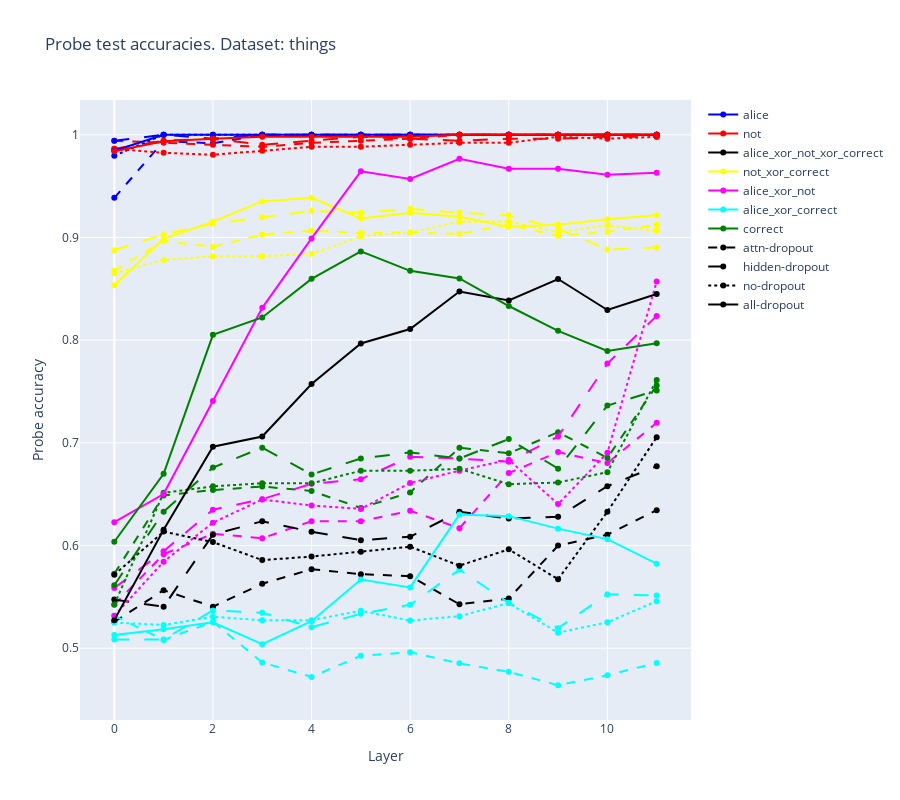
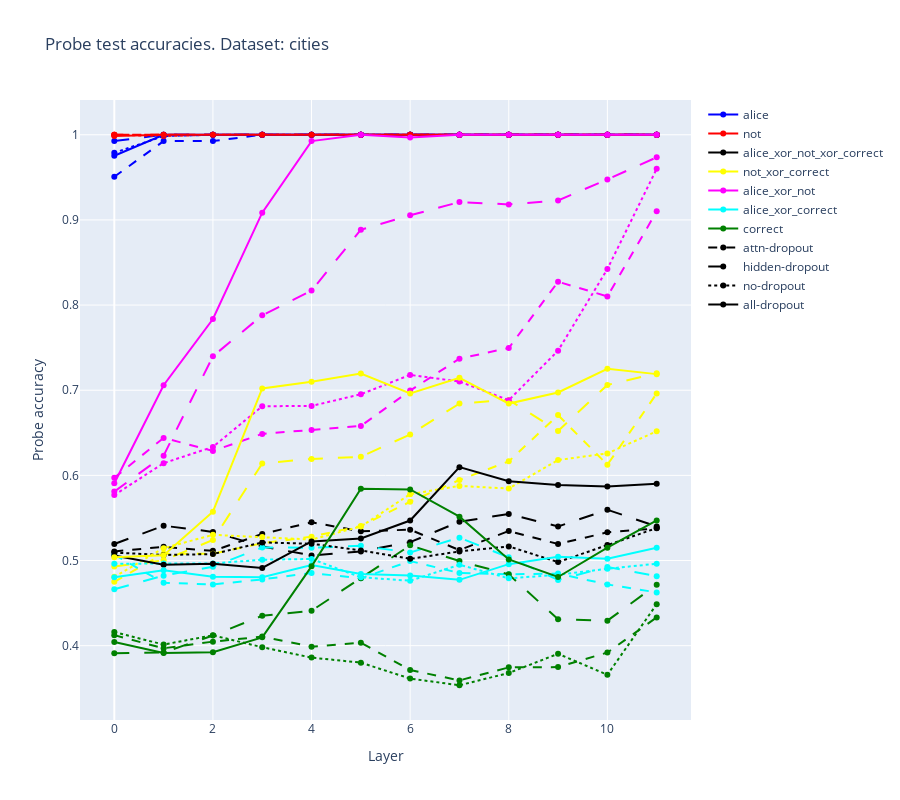
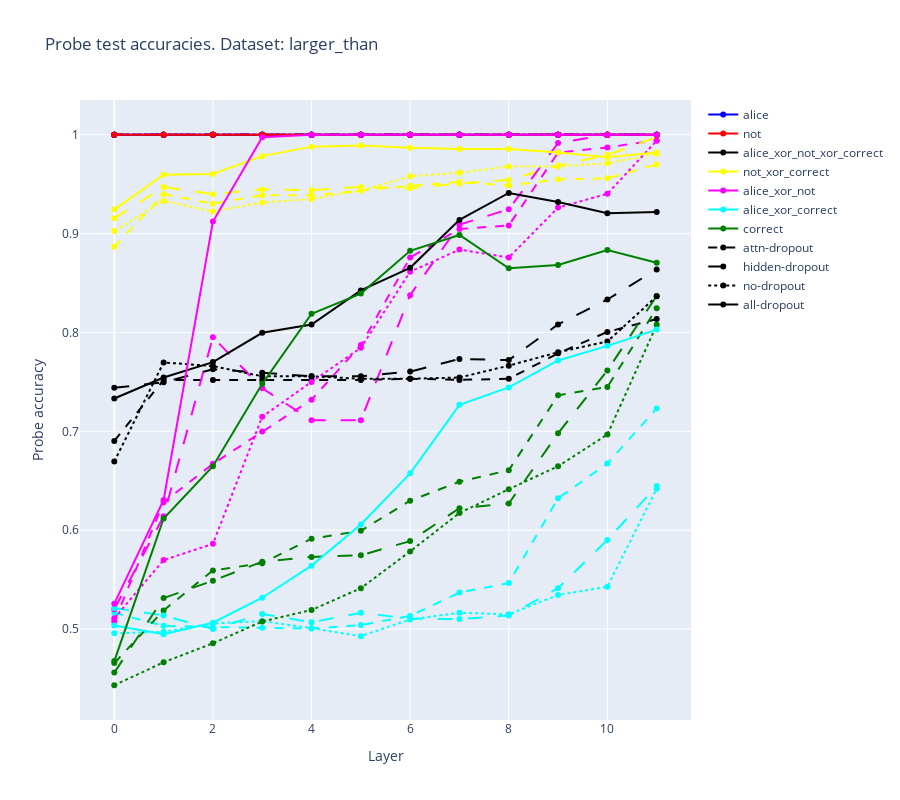

These figures' notebook cell, in order:
### Code cell
sentence_datasets = { dataset_name: load_sentence_dataset(dataset_name)
                      for dataset_name in ["things", "cities", "larger_than"] }

for sentence_dataset_name, sentence_dataset in sentence_datasets.items():
    train_split_size = int(0.8 * len(sentence_dataset))
    test_split_size = len(sentence_dataset) - train_split_size
    train_test_split_sizes = [train_split_size, test_split_size]

    print()
    print("collecting activations")
    train_activations_datasets = dict()
    test_activations_datasets = dict()
    for model_type in models.keys():
        train_activations_datasets[model_type], test_activations_datasets[model_type] = \
            make_activations_dataset(models[model_type], sentence_dataset, split=train_test_split_sizes, tqdm_desc=model_type)

    print()
    print("training probes")
    probes = { model_type: train_probes(train_activations_datasets[model_type], tqdm_desc=model_type)
               for model_type in models.keys() }

    print()
    print("testing probes")
    probe_test_accuracies = { model_type: test_probes( probes[model_type],
                                                       test_activations_datasets[model_type],
                                                       tqdm_desc=model_type )["accuracies"]
                              for model_type in models.keys() }

    plot_probes_accuracies(probe_test_accuracies, title=f"Probe test accuracies. Dataset: {sentence_dataset_name}")

### Figure 1 — Plotly figure (JSON) as saved in the notebook; plotly's stock layout.template omitted (floating-point values rounded to 4 significant figures)
{"data": [{"line": {"color": "blue", "dash": "dash"}, "showlegend": false, "type": "scatter", "y": [0.9386, 0.9937, 0.9917, 1, 1, 1, 1, 1, 1, 1, 1, 1]}, {"line": {"color": "red", "dash": "dash"}, "showlegend": false, "type": "scatter", "y": [0.9941, 0.9922, 0.9902, 0.9883, 0.9922, 0.9941, 0.9961, 1, 1, 1, 1, 1]}, {"line": {"color": "black", "dash": "dash"}, "showlegend": false, "type": "scatter", "y": [0.5257, 0.5565, 0.5404, 0.5628, 0.5769, 0.5721, 0.5702, 0.5428, 0.5484, 0.5999, 0.6106, 0.6345]}, {"line": {"color": "yellow", "dash": "dash"}, "showlegend": false, "type": "scatter", "y": [0.8675, 0.8966, 0.8908, 0.9029, 0.9064, 0.9044, 0.9049, 0.9035, 0.9123, 0.9016, 0.9055, 0.9123]}, {"line": {"color": "magenta", "dash": "dash"}, "showlegend": false, "type": "scatter", "y": [0.5422, 0.5915, 0.6115, 0.6071, 0.6236, 0.6236, 0.6339, 0.6169, 0.6705, 0.691, 0.6803, 0.7195]}, {"line": {"color": "cyan", "dash": "dash"}, "showlegend": false, "type": "scatter", "y": [0.5317, 0.5081, 0.5257, 0.4862, 0.4721, 0.4926, 0.4961, 0.4853, 0.477, 0.4639, 0.4737, 0.4857]}, {"line": {"color": "green", "dash": "dash"}, "showlegend": false, "type": "scatter", "y": [0.5724, 0.6487, 0.654, 0.6575, 0.6531, 0.6366, 0.6517, 0.6952, 0.6898, 0.7103, 0.6854, 0.7559]}, {"line": {"color": "blue", "dash": "longdash"}, "showlegend": false, "type": "scatter", "y": [0.9941, 1, 0.9961, 1, 1, 1, 1, 1, 1, 1, 1, 1]}, {"line": {"color": "red", "dash": "longdash"}, "showlegend": false, "type": "scatter", "y": [0.9863, 0.9941, 0.9961, 0.9902, 0.9941, 0.998, 0.9961, 0.9941, 0.9961, 0.9961, 0.998, 0.998]}, {"line": {"color": "black", "dash": "longdash"}, "showlegend": false, "type": "scatter", "y": [0.5473, 0.5404, 0.6106, 0.6236, 0.6134, 0.6052, 0.6086, 0.633, 0.6262, 0.628, 0.6578, 0.6773]}, {"line": {"color": "yellow", "dash": "longdash"}, "showlegend": false, "type": "scatter", "y": [0.8875, 0.9031, 0.9133, 0.9196, 0.9259, 0.924, 0.9279, 0.924, 0.9216, 0.9084, 0.8884, 0.8903]}, {"line": {"color": "magenta", "dash": "longdash"}, "showlegend": false, "type": "scatter", "y": [0.5586, 0.5944, 0.6349, 0.6451, 0.6602, 0.6645, 0.6864, 0.6846, 0.6816, 0.7061, 0.7772, 0.8236]}, {"line": {"color": "cyan", "dash": "longdash"}, "showlegend": false, "type": "scatter", "y": [0.5086, 0.5086, 0.5368, 0.5346, 0.5204, 0.5335, 0.5424, 0.5765, 0.5442, 0.5195, 0.5526, 0.5514]}, {"line": {"color": "green", "dash": "longdash"}, "showlegend": false, "type": "scatter", "y": [0.5613, 0.633, 0.6759, 0.6953, 0.6692, 0.6848, 0.6907, 0.6848, 0.7037, 0.6749, 0.7363, 0.7511]}, {"line": {"color": "blue", "dash": "dot"}, "showlegend": false, "type": "scatter", "y": [0.9796, 1, 1, 1, 1, 1, 1, 1, 1, 1, 1, 1]}, {"line": {"color": "red", "dash": "dot"}, "showlegend": false, "type": "scatter", "y": [0.9863, 0.9824, 0.9805, 0.9844, 0.9883, 0.9883, 0.9902, 0.9922, 0.9922, 0.998, 0.9961, 0.998]}, {"line": {"color": "black", "dash": "dot"}, "showlegend": false, "type": "scatter", "y": [0.5715, 0.6136, 0.6034, 0.5858, 0.5892, 0.5941, 0.5989, 0.5804, 0.5963, 0.5672, 0.633, 0.7055]}, {"line": {"color": "yellow", "dash": "dot"}, "showlegend": false, "type": "scatter", "y": [0.8651, 0.8782, 0.8816, 0.8816, 0.884, 0.9011, 0.905, 0.9153, 0.9157, 0.905, 0.9118, 0.9064]}, {"line": {"color": "magenta", "dash": "dot"}, "showlegend": false, "type": "scatter", "y": [0.5316, 0.5843, 0.6223, 0.6448, 0.639, 0.6357, 0.6609, 0.6729, 0.6836, 0.6403, 0.6904, 0.8571]}, {"line": {"color": "cyan", "dash": "dot"}, "showlegend": false, "type": "scatter", "y": [0.5249, 0.5227, 0.5306, 0.5272, 0.5272, 0.5365, 0.5269, 0.5312, 0.5439, 0.5152, 0.5252, 0.5458]}, {"line": {"color": "green", "dash": "dot"}, "showlegend": false, "type": "scatter", "y": [0.5425, 0.6513, 0.6576, 0.6606, 0.6606, 0.6728, 0.6728, 0.6747, 0.6597, 0.6614, 0.6714, 0.7613]}, {"line": {"color": "blue", "dash": "solid"}, "showlegend": false, "type": "scatter", "y": [0.9844, 1, 1, 1, 1, 1, 1, 1, 1, 1, 1, 1]}, {"line": {"color": "red", "dash": "solid"}, "showlegend": false, "type": "scatter", "y": [0.9839, 0.9937, 0.9961, 0.998, 0.998, 0.998, 0.998, 1, 1, 1, 1, 1]}, {"line": {"color": "black", "dash": "solid"}, "showlegend": false, "type": "scatter", "y": [0.5273, 0.6154, 0.6962, 0.7061, 0.7572, 0.7967, 0.8108, 0.8474, 0.8386, 0.8595, 0.8293, 0.845]}, {"line": {"color": "yellow", "dash": "solid"}, "showlegend": false, "type": "scatter", "y": [0.8534, 0.8986, 0.9153, 0.9351, 0.9386, 0.9186, 0.924, 0.9201, 0.9103, 0.9123, 0.9177, 0.9216]}, {"line": {"color": "magenta", "dash": "solid"}, "showlegend": false, "type": "scatter", "y": [0.6227, 0.6501, 0.7407, 0.8314, 0.899, 0.9644, 0.957, 0.9766, 0.9668, 0.9668, 0.9609, 0.9629]}, {"line": {"color": "cyan", "dash": "solid"}, "showlegend": false, "type": "scatter", "y": [0.5128, 0.5185, 0.5252, 0.5039, 0.5263, 0.5669, 0.5592, 0.6301, 0.6286, 0.6164, 0.6062, 0.5823]}, {"line": {"color": "green", "dash": "solid"}, "showlegend": false, "type": "scatter", "y": [0.6037, 0.6699, 0.8051, 0.8221, 0.8597, 0.8864, 0.8675, 0.8601, 0.8332, 0.809, 0.7895, 0.7969]}, {"line": {"color": "blue"}, "name": "alice", "type": "scatter", "y": [null]}, {"line": {"color": "red"}, "name": "not", "type": "scatter", "y": [null]}, {"line": {"color": "black"}, "name": "alice_xor_not_xor_correct", "type": "scatter", "y": [null]}, {"line": {"color": "yellow"}, "name": "not_xor_correct", "type": "scatter", "y": [null]}, {"line": {"color": "magenta"}, "name": "alice_xor_not", "type": "scatter", "y": [null]}, {"line": {"color": "cyan"}, "name": "alice_xor_correct", "type": "scatter", "y": [null]}, {"line": {"color": "green"}, "name": "correct", "type": "scatter", "y": [null]}, {"line": {"color": "black", "dash": "dash"}, "name": "attn-dropout", "type": "scatter", "y": [null]}, {"line": {"color": "black", "dash": "longdash"}, "name": "hidden-dropout", "type": "scatter", "y": [null]}, {"line": {"color": "black", "dash": "dot"}, "name": "no-dropout", "type": "scatter", "y": [null]}, {"line": {"color": "black", "dash": "solid"}, "name": "all-dropout", "type": "scatter", "y": [null]}], "layout": {"height": 800, "title": {"text": "Probe test accuracies. Dataset: things"}, "xaxis": {"title": {"text": "Layer"}}, "yaxis": {"title": {"text": "Probe accuracy"}}}}

### Figure 2 — Plotly figure (JSON) as saved in the notebook; plotly's stock layout.template omitted (floating-point values rounded to 4 significant figures)
{"data": [{"line": {"color": "blue", "dash": "dash"}, "showlegend": false, "type": "scatter", "y": [0.9507, 0.9925, 0.9925, 1, 1, 1, 1, 1, 1, 1, 1, 1]}, {"line": {"color": "red", "dash": "dash"}, "showlegend": false, "type": "scatter", "y": [1, 1, 1, 1, 1, 1, 1, 1, 1, 1, 1, 1]}, {"line": {"color": "black", "dash": "dash"}, "showlegend": false, "type": "scatter", "y": [0.5107, 0.516, 0.5113, 0.5312, 0.5449, 0.5343, 0.5362, 0.5122, 0.5346, 0.5194, 0.5331, 0.5378]}, {"line": {"color": "yellow", "dash": "dash"}, "showlegend": false, "type": "scatter", "y": [0.4749, 0.5081, 0.5081, 0.5202, 0.5281, 0.5406, 0.569, 0.5946, 0.6164, 0.6708, 0.6124, 0.6961]}, {"line": {"color": "magenta", "dash": "dash"}, "showlegend": false, "type": "scatter", "y": [0.5971, 0.644, 0.6287, 0.6487, 0.6534, 0.6581, 0.6996, 0.7371, 0.7496, 0.8274, 0.8102, 0.9101]}, {"line": {"color": "cyan", "dash": "dash"}, "showlegend": false, "type": "scatter", "y": [0.5069, 0.4738, 0.4719, 0.4779, 0.4853, 0.4791, 0.4994, 0.4853, 0.4838, 0.4846, 0.4719, 0.4626]}, {"line": {"color": "green", "dash": "dash"}, "showlegend": false, "type": "scatter", "y": [0.4124, 0.3969, 0.4048, 0.4107, 0.3988, 0.4035, 0.3714, 0.3592, 0.3745, 0.3749, 0.3919, 0.4332]}, {"line": {"color": "blue", "dash": "longdash"}, "showlegend": false, "type": "scatter", "y": [0.9925, 1, 1, 1, 1, 1, 1, 1, 1, 1, 1, 1]}, {"line": {"color": "red", "dash": "longdash"}, "showlegend": false, "type": "scatter", "y": [1, 1, 1, 1, 1, 1, 1, 1, 1, 1, 1, 1]}, {"line": {"color": "black", "dash": "longdash"}, "showlegend": false, "type": "scatter", "y": [0.5194, 0.5409, 0.5336, 0.5166, 0.506, 0.5107, 0.5216, 0.5456, 0.5546, 0.54, 0.5596, 0.54]}, {"line": {"color": "yellow", "dash": "longdash"}, "showlegend": false, "type": "scatter", "y": [0.493, 0.5003, 0.524, 0.614, 0.6194, 0.6218, 0.648, 0.6843, 0.6887, 0.6522, 0.7062, 0.7199]}, {"line": {"color": "magenta", "dash": "longdash"}, "showlegend": false, "type": "scatter", "y": [0.581, 0.6232, 0.7399, 0.788, 0.817, 0.8885, 0.9054, 0.921, 0.9182, 0.9229, 0.9476, 0.9734]}, {"line": {"color": "cyan", "dash": "longdash"}, "showlegend": false, "type": "scatter", "y": [0.4662, 0.4822, 0.4928, 0.5154, 0.515, 0.5173, 0.5094, 0.5268, 0.5037, 0.4772, 0.4925, 0.4815]}, {"line": {"color": "green", "dash": "longdash"}, "showlegend": false, "type": "scatter", "y": [0.391, 0.3921, 0.412, 0.4351, 0.441, 0.4791, 0.5178, 0.4994, 0.4838, 0.431, 0.4294, 0.4716]}, {"line": {"color": "blue", "dash": "dot"}, "showlegend": false, "type": "scatter", "y": [0.9788, 0.9984, 1, 1, 1, 1, 1, 1, 1, 1, 1, 1]}, {"line": {"color": "red", "dash": "dot"}, "showlegend": false, "type": "scatter", "y": [1, 0.9984, 1, 1, 1, 1, 1, 1, 1, 1, 1, 1]}, {"line": {"color": "black", "dash": "dot"}, "showlegend": false, "type": "scatter", "y": [0.5093, 0.5065, 0.5075, 0.5213, 0.5197, 0.5119, 0.502, 0.5107, 0.5166, 0.4982, 0.5181, 0.5381]}, {"line": {"color": "yellow", "dash": "dot"}, "showlegend": false, "type": "scatter", "y": [0.4808, 0.5145, 0.5302, 0.5277, 0.5246, 0.5399, 0.5779, 0.5876, 0.5845, 0.618, 0.6258, 0.6518]}, {"line": {"color": "magenta", "dash": "dot"}, "showlegend": false, "type": "scatter", "y": [0.5768, 0.6143, 0.6334, 0.6812, 0.6815, 0.6952, 0.718, 0.7102, 0.6883, 0.7465, 0.8423, 0.9601]}, {"line": {"color": "cyan", "dash": "dot"}, "showlegend": false, "type": "scatter", "y": [0.4963, 0.4966, 0.4966, 0.501, 0.5018, 0.4803, 0.4763, 0.495, 0.4791, 0.4832, 0.4904, 0.4963]}, {"line": {"color": "green", "dash": "dot"}, "showlegend": false, "type": "scatter", "y": [0.416, 0.4013, 0.4122, 0.3982, 0.386, 0.3801, 0.3613, 0.3535, 0.3679, 0.3905, 0.3658, 0.4487]}, {"line": {"color": "blue", "dash": "solid"}, "showlegend": false, "type": "scatter", "y": [0.9753, 1, 1, 1, 1, 1, 1, 1, 1, 1, 1, 1]}, {"line": {"color": "red", "dash": "solid"}, "showlegend": false, "type": "scatter", "y": [0.9984, 1, 1, 1, 1, 1, 1, 1, 1, 1, 1, 1]}, {"line": {"color": "black", "dash": "solid"}, "showlegend": false, "type": "scatter", "y": [0.506, 0.495, 0.4963, 0.4912, 0.5225, 0.526, 0.5469, 0.6096, 0.5931, 0.5888, 0.5869, 0.59]}, {"line": {"color": "yellow", "dash": "solid"}, "showlegend": false, "type": "scatter", "y": [0.5039, 0.5062, 0.5574, 0.702, 0.7099, 0.7196, 0.6961, 0.7145, 0.6843, 0.6974, 0.7251, 0.7189]}, {"line": {"color": "magenta", "dash": "solid"}, "showlegend": false, "type": "scatter", "y": [0.5907, 0.7058, 0.7836, 0.9085, 0.9925, 1, 0.9969, 1, 1, 1, 1, 1]}, {"line": {"color": "cyan", "dash": "solid"}, "showlegend": false, "type": "scatter", "y": [0.4803, 0.4885, 0.481, 0.4803, 0.4947, 0.4841, 0.4825, 0.4773, 0.4957, 0.5044, 0.5022, 0.515]}, {"line": {"color": "green", "dash": "solid"}, "showlegend": false, "type": "scatter", "y": [0.4044, 0.3914, 0.3923, 0.4098, 0.4931, 0.5843, 0.5834, 0.5515, 0.5013, 0.4806, 0.515, 0.5471]}, {"line": {"color": "blue"}, "name": "alice", "type": "scatter", "y": [null]}, {"line": {"color": "red"}, "name": "not", "type": "scatter", "y": [null]}, {"line": {"color": "black"}, "name": "alice_xor_not_xor_correct", "type": "scatter", "y": [null]}, {"line": {"color": "yellow"}, "name": "not_xor_correct", "type": "scatter", "y": [null]}, {"line": {"color": "magenta"}, "name": "alice_xor_not", "type": "scatter", "y": [null]}, {"line": {"color": "cyan"}, "name": "alice_xor_correct", "type": "scatter", "y": [null]}, {"line": {"color": "green"}, "name": "correct", "type": "scatter", "y": [null]}, {"line": {"color": "black", "dash": "dash"}, "name": "attn-dropout", "type": "scatter", "y": [null]}, {"line": {"color": "black", "dash": "longdash"}, "name": "hidden-dropout", "type": "scatter", "y": [null]}, {"line": {"color": "black", "dash": "dot"}, "name": "no-dropout", "type": "scatter", "y": [null]}, {"line": {"color": "black", "dash": "solid"}, "name": "all-dropout", "type": "scatter", "y": [null]}], "layout": {"height": 800, "title": {"text": "Probe test accuracies. Dataset: cities"}, "xaxis": {"title": {"text": "Layer"}}, "yaxis": {"title": {"text": "Probe accuracy"}}}}

### Figure 3 — Plotly figure (JSON) as saved in the notebook; plotly's stock layout.template omitted (floating-point values rounded to 4 significant figures)
{"data": [{"line": {"color": "blue", "dash": "dash"}, "showlegend": false, "type": "scatter", "y": [1, 1, 1, 1, 1, 1, 1, 1, 1, 1, 1, 1]}, {"line": {"color": "red", "dash": "dash"}, "showlegend": false, "type": "scatter", "y": [1, 1, 1, 1, 1, 1, 1, 1, 1, 1, 1, 1]}, {"line": {"color": "black", "dash": "dash"}, "showlegend": false, "type": "scatter", "y": [0.6903, 0.752, 0.752, 0.752, 0.752, 0.752, 0.7532, 0.752, 0.7532, 0.7788, 0.8005, 0.8137]}, {"line": {"color": "yellow", "dash": "dash"}, "showlegend": false, "type": "scatter", "y": [0.8866, 0.9399, 0.9303, 0.9387, 0.9387, 0.9435, 0.9483, 0.9523, 0.9487, 0.9547, 0.9559, 0.97]}, {"line": {"color": "magenta", "dash": "dash"}, "showlegend": false, "type": "scatter", "y": [0.5076, 0.6282, 0.6671, 0.6999, 0.732, 0.7873, 0.8758, 0.9046, 0.9083, 0.982, 0.9872, 0.9944]}, {"line": {"color": "cyan", "dash": "dash"}, "showlegend": false, "type": "scatter", "y": [0.5164, 0.5032, 0.502, 0.5012, 0.5004, 0.504, 0.5132, 0.5369, 0.5465, 0.6322, 0.6675, 0.7232]}, {"line": {"color": "green", "dash": "dash"}, "showlegend": false, "type": "scatter", "y": [0.4655, 0.5188, 0.5593, 0.5665, 0.5913, 0.5994, 0.6298, 0.649, 0.6607, 0.7364, 0.7448, 0.8245]}, {"line": {"color": "blue", "dash": "longdash"}, "showlegend": false, "type": "scatter", "y": [1, 1, 1, 1, 1, 1, 1, 1, 1, 1, 1, 1]}, {"line": {"color": "red", "dash": "longdash"}, "showlegend": false, "type": "scatter", "y": [1, 1, 1, 1, 1, 1, 1, 1, 1, 1, 1, 1]}, {"line": {"color": "black", "dash": "longdash"}, "showlegend": false, "type": "scatter", "y": [0.744, 0.7496, 0.7628, 0.7592, 0.7556, 0.7556, 0.7604, 0.7732, 0.772, 0.8081, 0.8333, 0.8638]}, {"line": {"color": "yellow", "dash": "longdash"}, "showlegend": false, "type": "scatter", "y": [0.9155, 0.9471, 0.9399, 0.9447, 0.9439, 0.9471, 0.9459, 0.9507, 0.9543, 0.9688, 0.9796, 0.9976]}, {"line": {"color": "magenta", "dash": "longdash"}, "showlegend": false, "type": "scatter", "y": [0.52, 0.6142, 0.7953, 0.7436, 0.7111, 0.7111, 0.8377, 0.9091, 0.9247, 0.9916, 1, 1]}, {"line": {"color": "cyan", "dash": "longdash"}, "showlegend": false, "type": "scatter", "y": [0.5212, 0.5136, 0.5, 0.5152, 0.5068, 0.5164, 0.5104, 0.51, 0.5136, 0.5413, 0.5901, 0.6446]}, {"line": {"color": "green", "dash": "longdash"}, "showlegend": false, "type": "scatter", "y": [0.4559, 0.5312, 0.5489, 0.5681, 0.5729, 0.5745, 0.5889, 0.6222, 0.627, 0.6979, 0.7616, 0.8369]}, {"line": {"color": "blue", "dash": "dot"}, "showlegend": false, "type": "scatter", "y": [1, 1, 1, 1, 1, 1, 1, 1, 1, 1, 1, 1]}, {"line": {"color": "red", "dash": "dot"}, "showlegend": false, "type": "scatter", "y": [1, 1, 1, 1, 1, 1, 1, 1, 1, 1, 1, 1]}, {"line": {"color": "black", "dash": "dot"}, "showlegend": false, "type": "scatter", "y": [0.6695, 0.7696, 0.766, 0.7556, 0.7556, 0.7532, 0.7532, 0.7544, 0.7664, 0.78, 0.7909, 0.8365]}, {"line": {"color": "yellow", "dash": "dot"}, "showlegend": false, "type": "scatter", "y": [0.9026, 0.9331, 0.9223, 0.9315, 0.9351, 0.9435, 0.9579, 0.9615, 0.9679, 0.9679, 0.9712, 0.9808]}, {"line": {"color": "magenta", "dash": "dot"}, "showlegend": false, "type": "scatter", "y": [0.5108, 0.5697, 0.5861, 0.7147, 0.75, 0.7845, 0.8614, 0.8838, 0.8758, 0.9263, 0.9403, 0.994]}, {"line": {"color": "cyan", "dash": "dot"}, "showlegend": false, "type": "scatter", "y": [0.4956, 0.4972, 0.5056, 0.508, 0.5008, 0.4928, 0.5096, 0.5164, 0.5148, 0.5345, 0.5429, 0.6418]}, {"line": {"color": "green", "dash": "dot"}, "showlegend": false, "type": "scatter", "y": [0.4431, 0.4663, 0.4856, 0.5076, 0.5192, 0.5413, 0.5785, 0.6174, 0.6414, 0.6647, 0.6967, 0.8077]}, {"line": {"color": "blue", "dash": "solid"}, "showlegend": false, "type": "scatter", "y": [1, 1, 1, 1, 1, 1, 1, 1, 1, 1, 1, 1]}, {"line": {"color": "red", "dash": "solid"}, "showlegend": false, "type": "scatter", "y": [1, 1, 1, 1, 1, 1, 1, 1, 1, 1, 1, 1]}, {"line": {"color": "black", "dash": "solid"}, "showlegend": false, "type": "scatter", "y": [0.7332, 0.7544, 0.77, 0.7997, 0.8081, 0.8425, 0.8654, 0.9139, 0.9411, 0.9319, 0.9207, 0.9219]}, {"line": {"color": "yellow", "dash": "solid"}, "showlegend": false, "type": "scatter", "y": [0.9243, 0.9595, 0.9603, 0.9784, 0.988, 0.9892, 0.9868, 0.9856, 0.9856, 0.982, 0.9772, 0.982]}, {"line": {"color": "magenta", "dash": "solid"}, "showlegend": false, "type": "scatter", "y": [0.5256, 0.6306, 0.9123, 0.9976, 1, 1, 1, 1, 1, 1, 1, 1]}, {"line": {"color": "cyan", "dash": "solid"}, "showlegend": false, "type": "scatter", "y": [0.5036, 0.4948, 0.5064, 0.5317, 0.5641, 0.6058, 0.6575, 0.7268, 0.7444, 0.7716, 0.7865, 0.8029]}, {"line": {"color": "green", "dash": "solid"}, "showlegend": false, "type": "scatter", "y": [0.4675, 0.6118, 0.6647, 0.748, 0.8189, 0.8393, 0.8826, 0.8986, 0.865, 0.8682, 0.8834, 0.8706]}, {"line": {"color": "blue"}, "name": "alice", "type": "scatter", "y": [null]}, {"line": {"color": "red"}, "name": "not", "type": "scatter", "y": [null]}, {"line": {"color": "black"}, "name": "alice_xor_not_xor_correct", "type": "scatter", "y": [null]}, {"line": {"color": "yellow"}, "name": "not_xor_correct", "type": "scatter", "y": [null]}, {"line": {"color": "magenta"}, "name": "alice_xor_not", "type": "scatter", "y": [null]}, {"line": {"color": "cyan"}, "name": "alice_xor_correct", "type": "scatter", "y": [null]}, {"line": {"color": "green"}, "name": "correct", "type": "scatter", "y": [null]}, {"line": {"color": "black", "dash": "dash"}, "name": "attn-dropout", "type": "scatter", "y": [null]}, {"line": {"color": "black", "dash": "longdash"}, "name": "hidden-dropout", "type": "scatter", "y": [null]}, {"line": {"color": "black", "dash": "dot"}, "name": "no-dropout", "type": "scatter", "y": [null]}, {"line": {"color": "black", "dash": "solid"}, "name": "all-dropout", "type": "scatter", "y": [null]}], "layout": {"height": 800, "title": {"text": "Probe test accuracies. Dataset: larger_than"}, "xaxis": {"title": {"text": "Layer"}}, "yaxis": {"title": {"text": "Probe accuracy"}}}}
